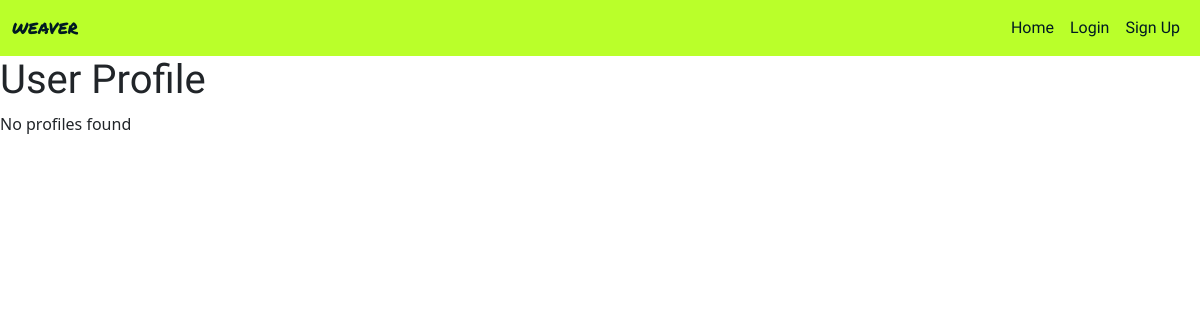
Page /profile/lana/ on the earlier database version.
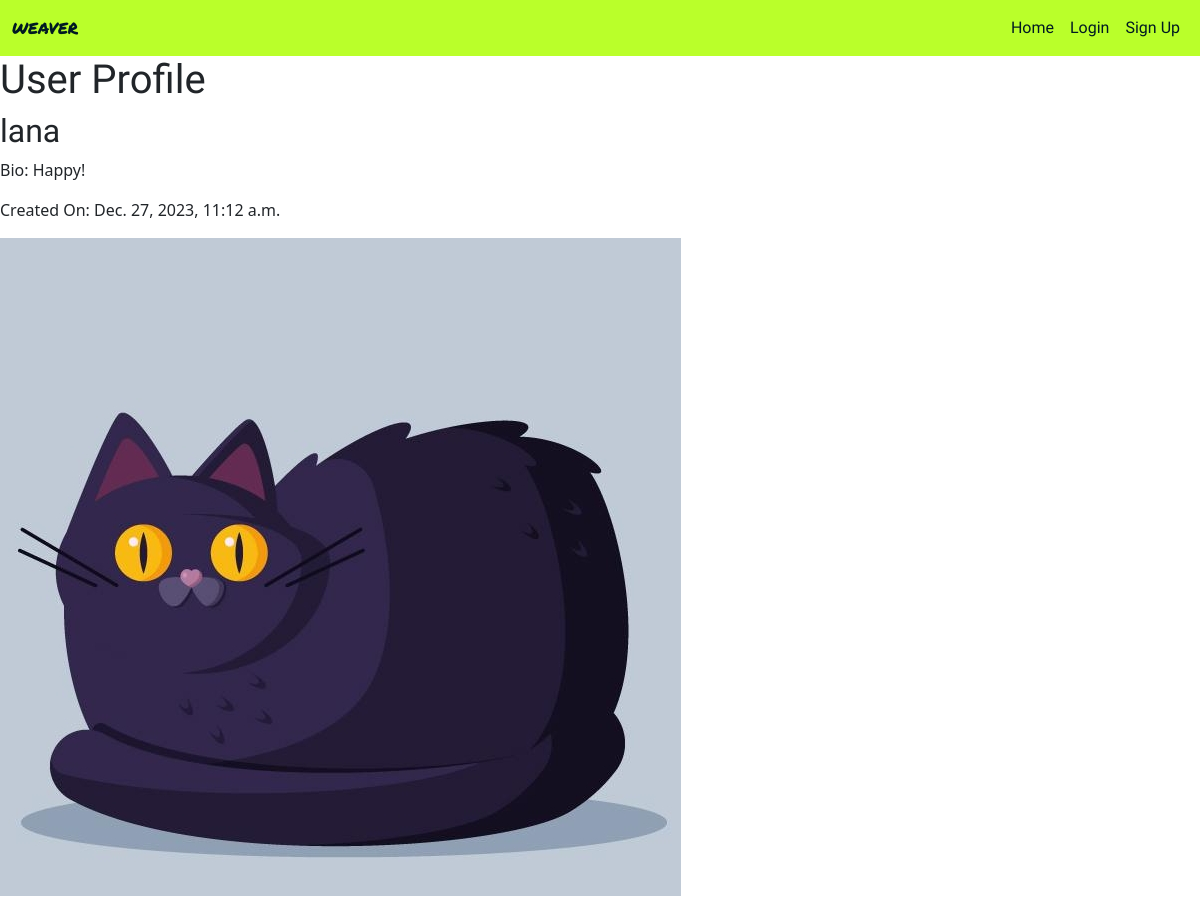
Same page on the later database version.
### authentication/models.py (models this page shows, shortened)
class Profile(models.Model):
    user = models.OneToOneField(User, on_delete=models.CASCADE, related_name="profile")
    bio = models.CharField(max_length=200, unique=False)
    created_on = models.DateTimeField(auto_now_add=True)
    profile_pic = models.ImageField(null=True, blank=True)

### authentication/views.py (the view)
# urls.py: path('profile/<str:username>/', views.UserProfile.as_view(), name='user_profile'),
class UserProfile(generic.ListView):
    template_name = "profile.html"
    context_object_name = 'profiles'
    def get_queryset(self):
        username = self.kwargs['username']
        return Profile.objects.filter(user__username=username)

### authentication/templates/profile.html
{% extends "base.html" %}
{% block content %}
<h1>User Profile</h1>
{% if profiles %}
{% for profile in profiles %}
<div>
	<h2>{{ profile.user.username }}</h2>
	<p>Bio: {{ profile.bio }}</p>
	<p>Created On: {{ profile.created_on }}</p>
	{% if profile.profile_pic %}
	<img src="{{ profile.profile_pic.url }}" alt="Profile Picture">
	{% else %}
	<p>No profile picture available</p>
	{% endif %}
</div>
{% endfor %}
{% else %}
<p>No profiles found</p>
{% endif %}
{% endblock %}

Differences in the rows shown:
added Profile: user.username "lana", bio "Happy!", created_on "Dec. 27, 2023, 11:12 a.m.", profile_pic (picture)
Other differences:
text no longer shown: "No profiles found"
